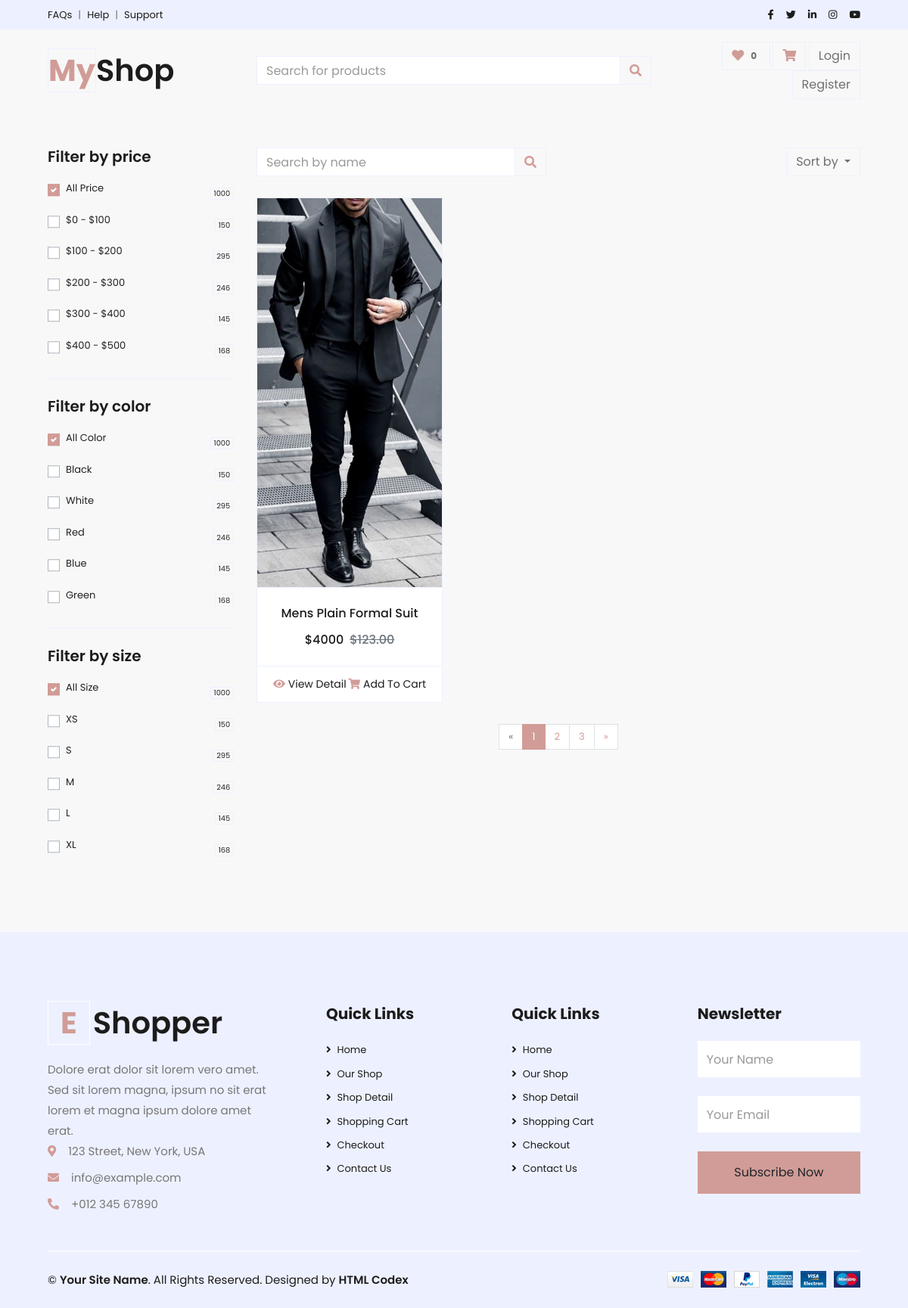
Page /product/mens-dresses/ on the committed database.
### products/models.py (models this page shows, shortened)
class Product(BaseModel):
    product_name = models.CharField(max_length = 1000)
    slug = models.SlugField(unique=True, null=True, blank=True)
    category = models.ForeignKey(Category, on_delete = models.CASCADE, related_name="product_category")
    price = models.IntegerField()
    old_price = models.IntegerField(null = True)
    brand = models.CharField(max_length = 100, null = True)
    is_stock = models.BooleanField(default=True)
    stock_quantity = models.IntegerField(default=0)
    product_description = models.TextField(null = True)

class productImage(BaseModel):
    products = models.ForeignKey(Product, on_delete = models.CASCADE, related_name='product_images')
    image = models.ImageField(upload_to = "product")

### products/views.py (the view)
# urls.py: path('<slug>/', all_products, name='products'),
def all_products(request, slug):
    try:
        product_category = Category.objects.filter(slug = slug)
        if product_category:
            AllProducts = Product.objects.filter(category__slug =slug)
        context = {'AllProducts':AllProducts}
        return render(request, 'products/all_products.html',context)
    except Exception as e:
        print(e)

### templates/products/all_products.html (shortened to what this page needs)
{% extends 'base/base.html' %}
{% block block_content %}
 <div class="container-fluid pt-5">
    <div class="row px-xl-5">
        <div class="col-lg-3 col-md-12">
            <div class="border-bottom mb-4 pb-4">
                <h5 class="font-weight-semi-bold mb-4">Filter by price</h5>
                <form>
                    <div class="custom-control custom-checkbox d-flex align-items-center justify-content-between mb-3">
                        <label class="custom-control-label" for="price-all">All Price</label>
                        <span class="badge border font-weight-normal">1000</span>
                    </div>
                    <div class="custom-control custom-checkbox d-flex align-items-center justify-content-between mb-3">
                        <label class="custom-control-label" for="price-1">$0 - $100</label>
                        <span class="badge border font-weight-normal">150</span>
                    </div>
                    <div class="custom-control custom-checkbox d-flex align-items-center justify-content-between mb-3">
                        <label class="custom-control-label" for="price-2">$100 - $200</label>
                        <span class="badge border font-weight-normal">295</span>
                    </div>
                    <div class="custom-control custom-checkbox d-flex align-items-center justify-content-between mb-3">
                        <label class="custom-control-label" for="price-3">$200 - $300</label>
                        <span class="badge border font-weight-normal">246</span>
                    </div>
                    <div class="custom-control custom-checkbox d-flex align-items-center justify-content-between mb-3">
                        <label class="custom-control-label" for="price-4">$300 - $400</label>
                        <span class="badge border font-weight-normal">145</span>
                    </div>
                    <div class="custom-control custom-checkbox d-flex align-items-center justify-content-between">
                        <label class="custom-control-label" for="price-5">$400 - $500</label>
                        <span class="badge border font-weight-normal">168</span>
                    </div>
                </form>
            </div>
            <div class="border-bottom mb-4 pb-4">
                <h5 class="font-weight-semi-bold mb-4">Filter by color</h5>
                <form>
                    <div class="custom-control custom-checkbox d-flex align-items-center justify-content-between mb-3">
                        <label class="custom-control-label" for="price-all">All Color</label>
                        <span class="badge border font-weight-normal">1000</span>
                    </div>
                    <div class="custom-control custom-checkbox d-flex align-items-center justify-content-between mb-3">
                        <label class="custom-control-label" for="color-1">Black</label>
                        <span class="badge border font-weight-normal">150</span>
                    </div>
                    <div class="custom-control custom-checkbox d-flex align-items-center justify-content-between mb-3">
                        <label class="custom-control-label" for="color-2">White</label>
                        <span class="badge border font-weight-normal">295</span>
                    </div>
                    <div class="custom-control custom-checkbox d-flex align-items-center justify-content-between mb-3">
                        <label class="custom-control-label" for="color-3">Red</label>
                        <span class="badge border font-weight-normal">246</span>
                    </div>
                    <div class="custom-control custom-checkbox d-flex align-items-center justify-content-between mb-3">
                        <label class="custom-control-label" for="color-4">Blue</label>
                        <span class="badge border font-weight-normal">145</span>
                    </div>
                    <div class="custom-control custom-checkbox d-flex align-items-center justify-content-between">
                        <label class="custom-control-label" for="color-5">Green</label>
                        <span class="badge border font-weight-normal">168</span>
                    </div>
                </form>
            </div>
            <div class="mb-5">
                <h5 class="font-weight-semi-bold mb-4">Filter by size</h5>
                <form>
                    <div class="custom-control custom-checkbox d-flex align-items-center justify-content-between mb-3">
                        <label class="custom-control-label" for="size-all">All Size</label>
                        <span class="badge border font-weight-normal">1000</span>
                    </div>
                    <div class="custom-control custom-checkbox d-flex align-items-center justify-content-between mb-3">
                        <label class="custom-control-label" for="size-1">XS</label>
                        <span class="badge border font-weight-normal">150</span>
                    </div>
                    <div class="custom-control custom-checkbox d-flex align-items-center justify-content-between mb-3">
                        <label class="custom-control-label" for="size-2">S</label>
                        <span class="badge border font-weight-normal">295</span>
                    </div>
                    <div class="custom-control custom-checkbox d-flex align-items-center justify-content-between mb-3">
                        <label class="custom-control-label" for="size-3">M</label>
                        <span class="badge border font-weight-normal">246</span>
                    </div>
                    <div class="custom-control custom-checkbox d-flex align-items-center justify-content-between mb-3">
                        <label class="custom-control-label" for="size-4">L</label>
                        <span class="badge border font-weight-normal">145</span>
                    </div>
                    <div class="custom-control custom-checkbox d-flex align-items-center justify-content-between">
                        <label class="custom-control-label" for="size-5">XL</label>
                        <span class="badge border font-weight-normal">168</span>
                    </div>
                </form>
            </div>
        </div>
        <div class="col-lg-9 col-md-12">
            <div class="row pb-3">
                <div class="col-12 pb-1">
                    <div class="d-flex align-items-center justify-content-between mb-4">
                        <form action="">
                            <div class="input-group">
                                <input type="text" class="form-control" placeholder="Search by name">
                                <div class="input-group-append">
                                    <span class="input-group-text bg-transparent text-primary">
                                        <i class="fa fa-search"></i>
                                    </span>
                                </div>
                            </div>
                        </form>
                        <div class="dropdown ml-4">
                            <button class="btn border dropdown-toggle" type="button" id="triggerId" data-toggle="dropdown" aria-haspopup="true"
                                    aria-expanded="false">
                                        Sort by
                                    </button>
                        </div>
                    </div>
                </div>
                {% for product in AllProducts %}
                <div class="col-lg-4 col-md-6 col-sm-12 pb-1">
                    <div class="card product-item border-0 mb-4">
                        <div class="card-header product-img position-relative overflow-hidden bg-transparent border p-0">
                           <a href="{% url 'product_details' product.category.slug product.slug %}" ><img class="img-fluid w-100" src="/media/{{product.product_images.first.image}}" alt=""></a>
                        </div>
                        <div class="card-body border-left border-right text-center p-0 pt-4 pb-3">
                            <h6 class="text-truncate mb-3">{{product.product_name}}</h6>
                            <div class="d-flex justify-content-center">
                                <h6>${{product.price}}</h6><h6 class="text-muted ml-2"><del>$123.00</del></h6>
                            </div>
                        </div>
                        <div class="card-footer d-flex justify-content-between bg-light border">
                            <a href="{% url 'product_details' product.category.slug product.slug %}" class="btn btn-sm text-dark p-0"><i class="fas fa-eye text-primary mr-1"></i>View Detail</a>
                            <a href="" class="btn btn-sm text-dark p-0"><i class="fas fa-shopping-cart text-primary mr-1"></i>Add To Cart</a>
                        </div>
                    </div>
                </div>
                {% endfor %}
                <div class="col-12 pb-1">
                    <nav aria-label="Page navigation">
                      <ul class="pagination justify-content-center mb-3">
                        <li class="page-item disabled">
                          <a class="page-link" href="#" aria-label="Previous">
                            <span aria-hidden="true">&laquo;</span>
                          </a>
                        </li>
                        <li class="page-item active"><a class="page-link" href="#">1</a></li>
                        <li class="page-item"><a class="page-link" href="#">2</a></li>
                        <li class="page-item"><a class="page-link" href="#">3</a></li>
                        <li class="page-item">
                          <a class="page-link" href="#" aria-label="Next">
                            <span aria-hidden="true">&raquo;</span>
                          </a>
                        </li>
                      </ul>
                    </nav>
                </div>
            </div>
        </div>
    </div>
</div>
{% endblock block_content %}

### rows in the picture
Product: product_images.first.image (picture), product_name "Mens Plain Formal Suit", price "4000"
